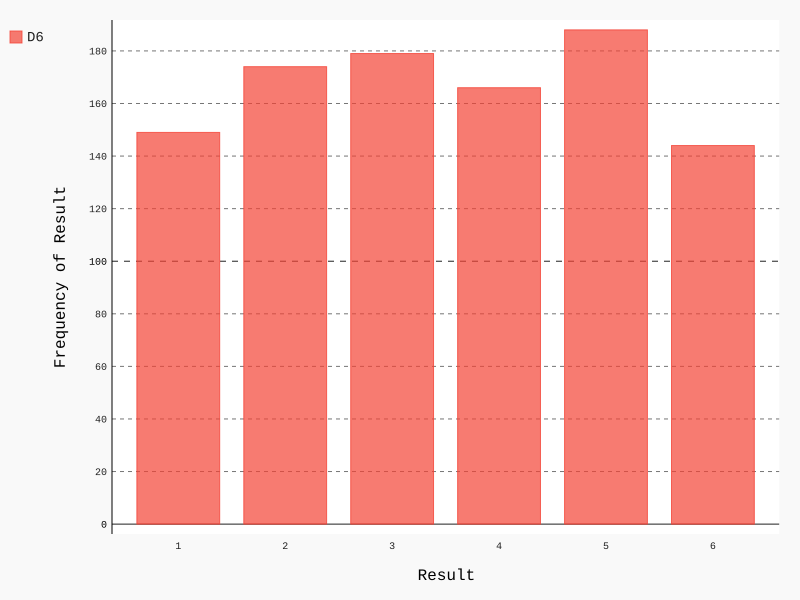

Generate this figure with Python:
from random import randint
import pygal

class Die():
    """表示一个骰子的类"""
    def __init__(self, num_sides=6):
        """骰子默认为6面"""
        self.num_sides = num_sides

    def roll(self):
        """"返回一个1和骰子面数之间的随机值"""
        return randint(1, self.num_sides)

path = './python_base/chapter2/'
die = Die()
results = []
for roll in range(1000):
    result = die.roll()
    results.append(result)
#print(results)

frequencies = []
for value in range(1, die.num_sides+1):
    frequency = results.count(value)
    frequencies.append(frequency)
print(frequencies)

hist = pygal.Bar()
hist._title = "Results of rolling one D6 1000 times."
hist.x_labels = ['1', '2', '3', '4', '5', '6']
hist.x_title = "Result"
hist.y_title = "Frequency of Result"
hist.add('D6', frequencies)
hist.render_to_file(path+'die_visual.svg')
